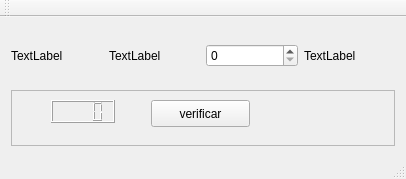
<?xml version="1.0" encoding="UTF-8"?>
<ui version="4.0">
 <class>MainWindow</class>
 <widget class="QMainWindow" name="MainWindow">
  <property name="geometry">
   <rect>
    <x>0</x>
    <y>0</y>
    <width>406</width>
    <height>179</height>
   </rect>
  </property>
  <property name="windowTitle">
   <string>Serie</string>
  </property>
  <widget class="QWidget" name="centralWidget">
   <layout class="QVBoxLayout" name="verticalLayout">
    <item>
     <layout class="QHBoxLayout" name="horizontalLayout">
      <item>
       <widget class="QLabel" name="label_2">
        <property name="text">
         <string>TextLabel</string>
        </property>
       </widget>
      </item>
      <item>
       <widget class="QLabel" name="label">
        <property name="text">
         <string>TextLabel</string>
        </property>
       </widget>
      </item>
      <item>
       <widget class="QSpinBox" name="spinBox">
        <property name="maximum">
         <number>99999</number>
        </property>
       </widget>
      </item>
      <item>
       <widget class="QLabel" name="label_3">
        <property name="text">
         <string>TextLabel</string>
        </property>
       </widget>
      </item>
     </layout>
    </item>
    <item>
     <widget class="QFrame" name="frame_2">
      <property name="frameShape">
       <enum>QFrame::StyledPanel</enum>
      </property>
      <property name="frameShadow">
       <enum>QFrame::Raised</enum>
      </property>
      <widget class="QPushButton" name="pushButton">
       <property name="geometry">
        <rect>
         <x>140</x>
         <y>10</y>
         <width>99</width>
         <height>27</height>
        </rect>
       </property>
       <property name="text">
        <string>verificar</string>
       </property>
      </widget>
      <widget class="QLCDNumber" name="lcdNumber">
       <property name="geometry">
        <rect>
         <x>40</x>
         <y>10</y>
         <width>64</width>
         <height>23</height>
        </rect>
       </property>
       <property name="font">
        <font>
         <pointsize>17</pointsize>
         <weight>75</weight>
         <bold>true</bold>
        </font>
       </property>
       <property name="autoFillBackground">
        <bool>true</bool>
       </property>
       <property name="digitCount">
        <number>4</number>
       </property>
       <property name="intValue" stdset="0">
        <number>0</number>
       </property>
      </widget>
     </widget>
    </item>
   </layout>
  </widget>
  <widget class="QMenuBar" name="menuBar">
   <property name="geometry">
    <rect>
     <x>0</x>
     <y>0</y>
     <width>406</width>
     <height>23</height>
    </rect>
   </property>
  </widget>
  <widget class="QToolBar" name="mainToolBar">
   <attribute name="toolBarArea">
    <enum>TopToolBarArea</enum>
   </attribute>
   <attribute name="toolBarBreak">
    <bool>false</bool>
   </attribute>
  </widget>
  <widget class="QStatusBar" name="statusBar"/>
 </widget>
 <layoutdefault spacing="6" margin="11"/>
 <resources/>
 <connections/>
</ui>
